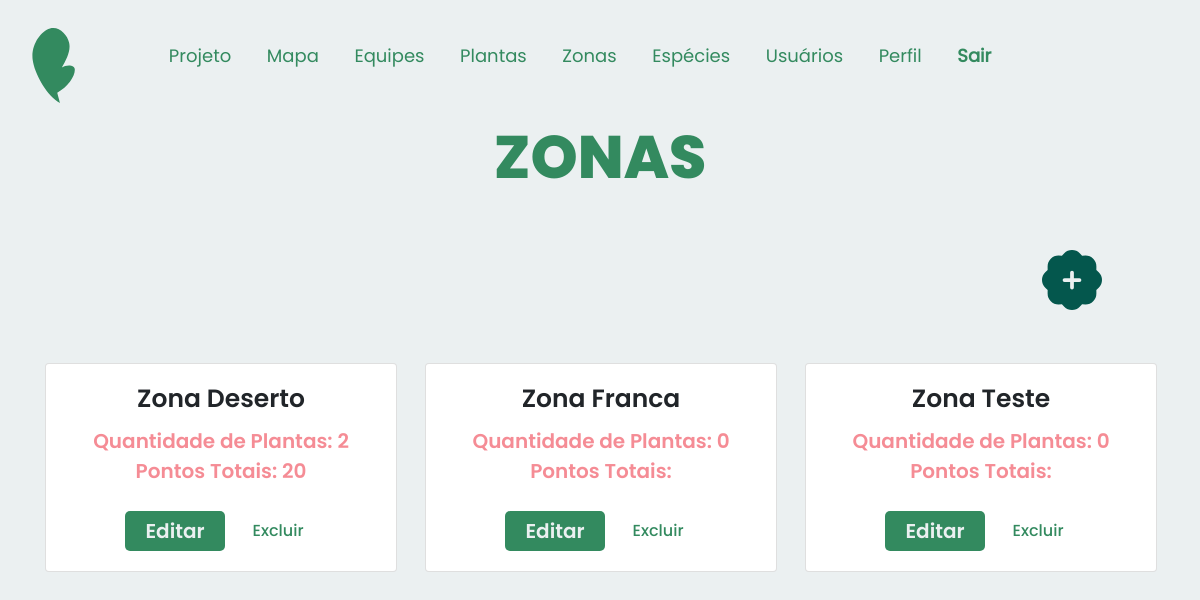
Page /app/views/zones/listZonas.php on the earlier database version.
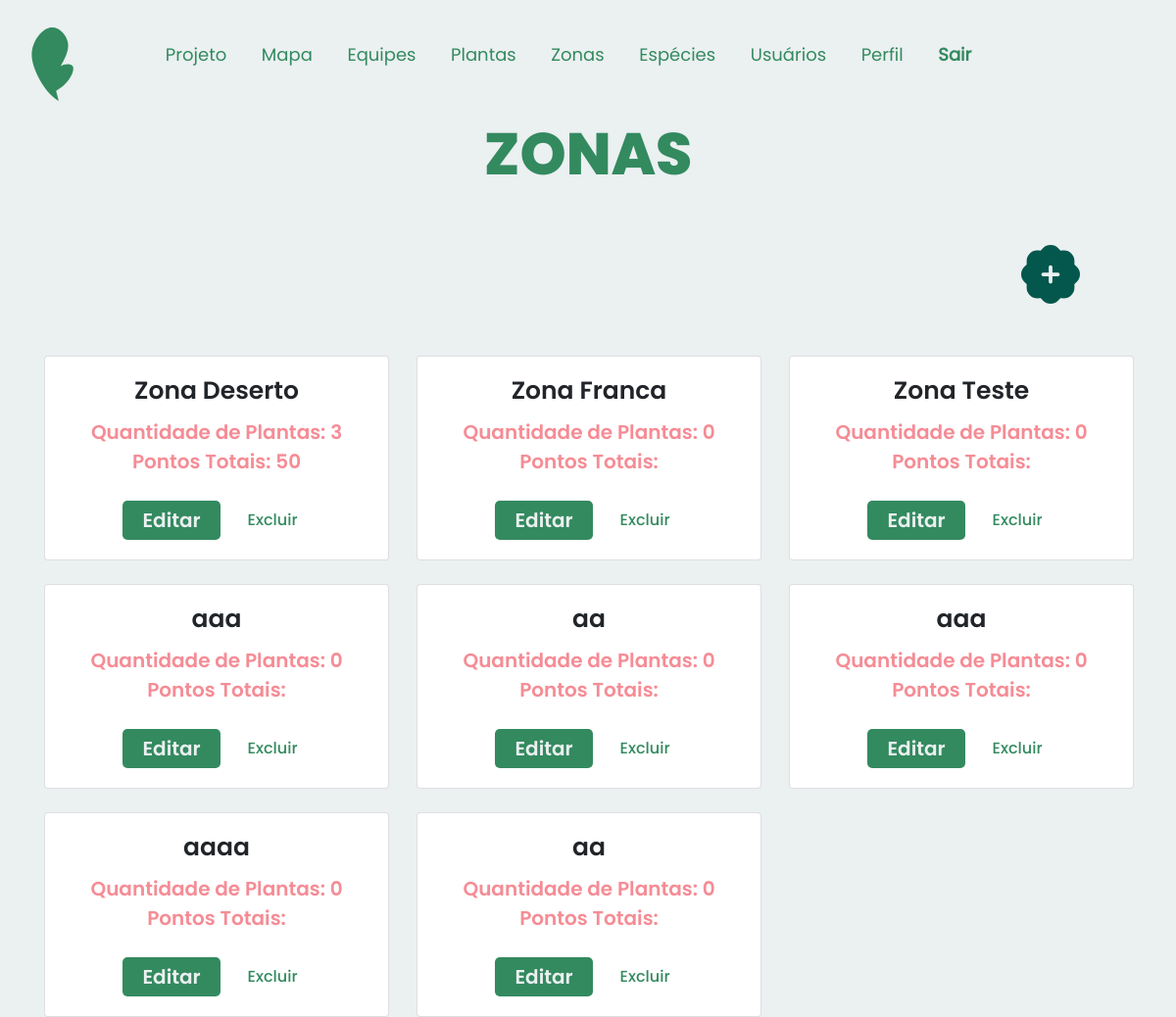
Same page on the later database version.
### tables this page shows
CREATE TABLE `zona` (
  `idZona` int(11) NOT NULL,
  `nomeZona` varchar(60) NOT NULL,
  `qntPlantas` int(11) DEFAULT NULL,
  `pontoZona` int(11) DEFAULT NULL
);

### app/models/ZonaModel.php (called while the page is built, shortened)
<?php
class Zona {
    private $IdZona;
    private $NomeZona;
    private $QntdPlanta;
    private $PontosTotais;
    public function __construct($id="",$nome="", $qntP="", $pontosT=0)
    {
        $this->IdZona = $id;
        $this->NomeZona = $nome;
        $this->QntdPlanta = $qntP;
        $this->PontosTotais = $pontosT;
    }
    public function getIdZona()
    {
        return $this->IdZona;
    }
    public function getQntdPlanta()
    {
        return $this->QntdPlanta;
    }
    public function getNomeZona()
    {
        return $this->NomeZona;
    }
    public function getPontosTotais()
    {
        return $this->PontosTotais;
    }
    }
?>

### app/dao/ZonaDAO.php (called while the page is built, shortened)
<?php
include_once(__DIR__ . "/../models/ZonaModel.php");
class zonaDAO {
    public function list() {
        $conn = conectar_db();
        $sql = "SELECT z.idZona, z.nomeZona, COUNT(p.idPlanta) AS qntPlantas, SUM(p.pontuacaoPlanta) AS pontoZona
        FROM zona z
        LEFT JOIN planta p ON z.idZona = p.idZona
        GROUP BY z.idZona, z.nomeZona
        ORDER BY z.idZona";
        $stm = $conn->prepare($sql);
        $stm->execute();
        $result = $stm->fetchAll();
        $zonas = array();
        foreach ($result as $reg):
            $zona =
                new Zona($reg['idZona'], $reg['nomeZona'], $reg['qntPlantas'], $reg['pontoZona']);
            array_push($zonas, $zona);
        endforeach;
        return $zonas;
    }
}
?>

### app/controllers/ZonaController.php (called while the page is built, shortened)
<?php
include_once(__DIR__ . "/../dao/ZonaDAO.php");
class ZonaController {
    public function listar() {
        $zonaDAO = new ZonaDAO();
        return $zonaDAO->list();
    }
}
?>

### app/views/zones/htmlZona.php (the view, shortened to what this page needs)
<html>
<link rel="stylesheet" href="../css/listPlanta.css">
</html>
<?php
 Class ZonaHTML {
    public static function desenhaZona($zonas) {
        echo "<div class='container text-center'>";
        echo "<div class='row row-cols-4'>";
        foreach ($zonas as $zona):
            echo "<div class='col-md-4'>";
            echo "<br>";
            echo "<div class='card' style='width: 22rem;'>";
            echo "<div class='card-body'>";
            echo "<h5 class='card-title nome-soc'>". $zona->getNomeZona() ."</h5>";
            echo "<p class='card-text nome-texto'> Quantidade de Plantas: ".$zona->getQntdPlanta()."<br> Pontos Totais: ".$zona->getPontosTotais()."</p>";
            echo "<a href='editarZona.php?id=".$zona->getIdZona()."' class='btn btn-primary editar'>Editar</a>";
            echo "<a href='deletarZona.php?id=".$zona->getIdZona()."' onclick='return confirm(\"Confirma a exclusão da Zona? Todas as plantas associadas a essa zona também serão excluídas!\");' class='btn btn-alert excluir'>Excluir</a>";
            echo "<br>";
            echo "</div>";
            echo "</div>";
            echo "</div>";
        endforeach;
        echo "</div>";
        echo "</div>";
    }
}
?>
<html>
<link rel="stylesheet" href="../css/listPlanta.css">
</html>

Differences in the rows shown:
computed for zona "Zona Deserto": QntdPlanta "2" → "3"; PontosTotais "20" → "50"
added zona: nomeZona "aaa", QntdPlanta "0"
added zona: nomeZona "aa", QntdPlanta "0"
added zona: nomeZona "aaa", QntdPlanta "0"
added zona: nomeZona "aaaa", QntdPlanta "0"
added zona: nomeZona "aa", QntdPlanta "0"
